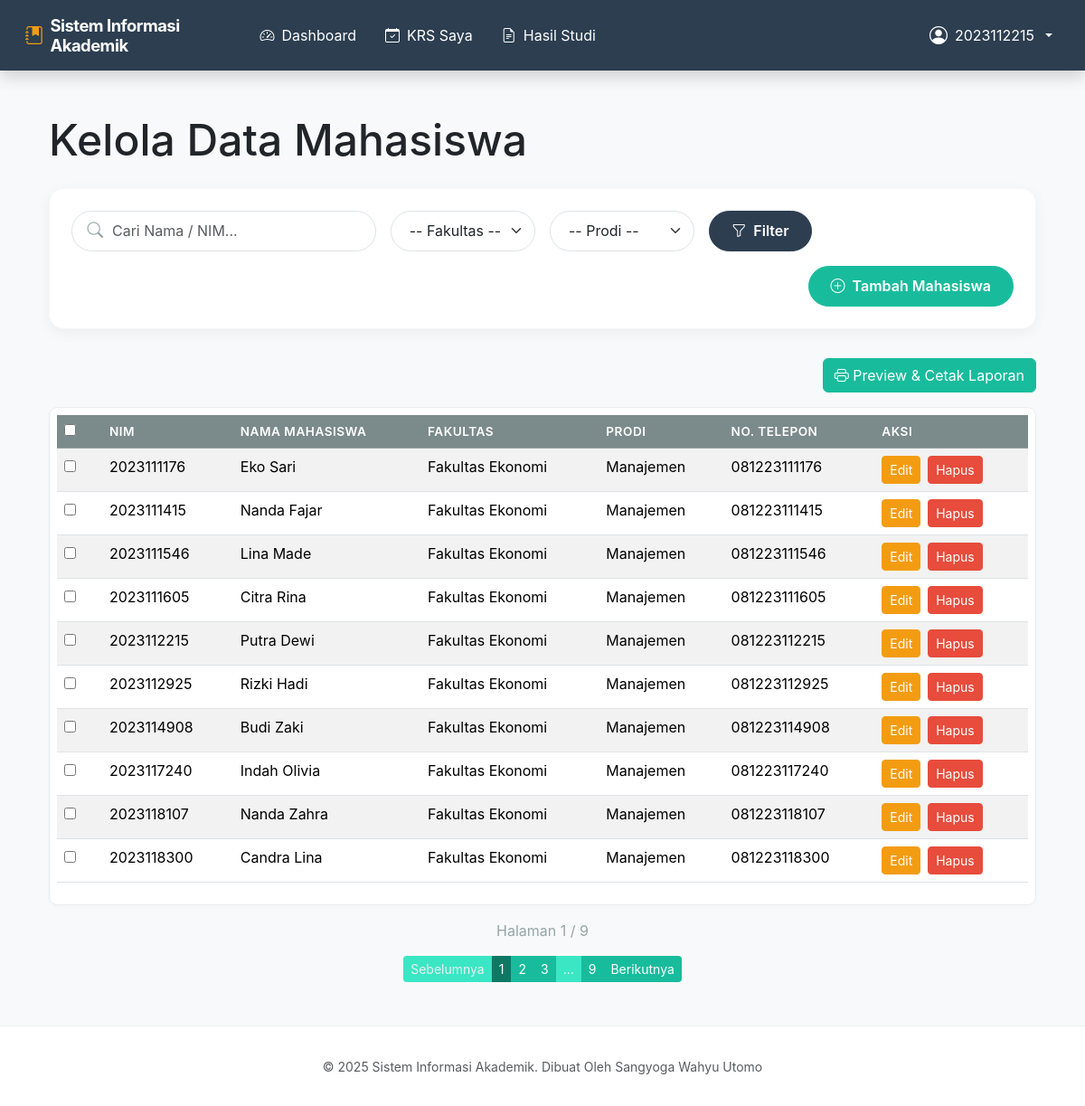
Page /mahasiswa (signed in) on the committed database.
### tables this page shows
CREATE TABLE tbMahasiswa (
            nim TEXT PRIMARY KEY, 
            nama TEXT NOT NULL, 
            alamat TEXT,
            prodi TEXT,
            fakultas TEXT
        , telepon TEXT);

### routes/mahasiswa.py (the view)
@mahasiswa_bp.route('/mahasiswa')
def daftar_mahasiswa():
    if not session.get('logged_in'):
        flash('Anda harus login untuk mengakses halaman ini.', 'warning')
        return redirect(url_for('auth.login'))
    conn = get_db()
    page = request.args.get('page', 1, type=int)
    q = request.args.get('q', '')
    fakultas = request.args.get('fakultas', '')
    prodi = request.args.get('prodi', '')
    offset = (page - 1) * PER_PAGE
    data = repo.daftar_mahasiswa(conn, search_term=q, fakultas=fakultas, prodi=prodi, limit=PER_PAGE, offset=offset)
    total_data = repo.hitung_jumlah_mahasiswa(conn, search_term=q, fakultas=fakultas, prodi=prodi)
    total_pages = ceil(total_data / PER_PAGE)
    daftar_prodi = repo.ambil_daftar_prodi(conn)
    daftar_fakultas = repo.ambil_daftar_fakultas(conn)
    if (q or fakultas or prodi) and not data and total_data == 0:
        flash(f"Tidak ada data Mahasiswa yang ditemukan.", 'info')
    return render_template('mahasiswa.html',
                           data=data,
                           page=page,
                           total_pages=total_pages,
                           q=q,
                           fakultas=fakultas,
                           prodi=prodi,
                           daftar_prodi=daftar_prodi,
                           daftar_fakultas=daftar_fakultas,
                           total_data=total_data,
                           PER_PAGE=PER_PAGE)

### app.py (called while the page is built, shortened)
@app.context_processor
def inject_totals():
    return dict(nav_total_pending=0)

@app.teardown_appcontext
def close_connection(exception):
    repo.close_connection(exception)

### repository.py (called while the page is built)
def get_db():
    db = getattr(g, '_database', None)
    if db is None:
        db = g._database = sqlite3.connect(DATABASE_NAME)
        db.row_factory = sqlite3.Row
    return db

def close_connection(exception):
    db = getattr(g, '_database', None)
    if db is not None:
        db.close()

def daftar_mahasiswa(conn, search_term=None, fakultas=None, prodi=None, limit=None, offset=0):
    cursor = conn.cursor()
    query = "SELECT * FROM tbMahasiswa WHERE 1=1"
    params = []
    if search_term:
        query += " AND (nim LIKE ? OR nama LIKE ?)"
        params.extend([f'%{search_term}%', f'%{search_term}%'])
    if fakultas:
        query += " AND fakultas = ?"
        params.append(fakultas)
    if prodi:
        query += " AND prodi = ?"
        params.append(prodi)
    query += " ORDER BY nim"
    if limit is not None:
        query += " LIMIT ? OFFSET ?"
        params.extend([limit, offset])
    cursor.execute(query, params)
    return cursor.fetchall()

def hitung_jumlah_mahasiswa(conn, search_term=None, fakultas=None, prodi=None):
    cursor = conn.cursor()
    query = "SELECT COUNT(*) FROM tbMahasiswa WHERE 1=1"
    params = []
    if search_term:
        query += " AND (nim LIKE ? OR nama LIKE ?)"
        params.extend([f'%{search_term}%', f'%{search_term}%'])
    if fakultas:
        query += " AND fakultas = ?"
        params.append(fakultas)
    if prodi:
        query += " AND prodi = ?"
        params.append(prodi)
    cursor.execute(query, params)
    return cursor.fetchone()[0]

def ambil_daftar_prodi(conn):
    cursor = conn.cursor()
    cursor.execute('SELECT DISTINCT prodi FROM tbMatakuliah WHERE prodi != "Umum" ORDER BY prodi')
    return [row[0] for row in cursor.fetchall()]

def ambil_daftar_fakultas(conn):
    cursor = conn.cursor()
    cursor.execute('SELECT DISTINCT fakultas FROM tbMahasiswa WHERE fakultas IS NOT NULL ORDER BY fakultas')
    result = [row[0] for row in cursor.fetchall()]
    if not result:
        return ['Fakultas Teknik', 'Fakultas Ekonomi', 'Fakultas Sastra', 'Fakultas Hukum']
    return result

### routes/general.py (called while the page is built)
def get_db():
    return repo.get_db()

### templates/mahasiswa.html (shortened to what this page needs)
{% extends "base.html" %}
{% block content %}
<div class="container">
    <h1 class="mt-4 mb-4">Kelola Data Mahasiswa</h1>
    <form method="GET" action="{{ url_for('mahasiswa.daftar_mahasiswa') }}" class="filter-card">
        <div class="row g-3 align-items-center">
            <div class="col-md-4">
                <div class="search-input-group">
                    <input type="text" name="q" class="form-control" placeholder="Cari Nama / NIM..." value="{{ q }}"
                        oninput="toggleClear(this)">
                </div>
            </div>
            <div class="col-md-2">
                <select name="fakultas" class="form-select filter-select" onchange="this.form.submit()">
                    <option value="">-- Fakultas --</option>
                </select>
            </div>
            <div class="col-md-2">
                <select name="prodi" class="form-select filter-select" onchange="this.form.submit()">
                    <option value="">-- Prodi --</option>
                </select>
            </div>
            <div class="col-auto">
                <button type="submit" class="btn btn-primary btn-filter-apply">
                    <i class="bi bi-funnel"></i> Filter
                </button>
            </div>
            <div class="col-md-auto ms-auto text-md-end">
                <a href="{{ url_for('admin.tambah_mahasiswa') }}" class="btn btn-success btn-filter-apply">
                    <i class="bi bi-plus-circle"></i> Tambah Mahasiswa
                </a>
            </div>
        </div>
    </form>
    <form id="reportForm" action="{{ url_for('admin.preview_report') }}" method="post" target="_blank">
        <div class="mb-3 d-flex justify-content-end">
            <button type="submit" class="btn btn-success">
                <i class="bi bi-printer"></i> Preview & Cetak Laporan
            </button>
        </div>
    </form>
    <div class="table-responsive">
        <table class="table table-striped table-hover">
            <thead class="table-dark">
                <tr>
                    <th scope="col" style="width: 50px;"><input type="checkbox" id="selectAll"></th>
                    <th scope="col">NIM</th>
                    <th scope="col">Nama Mahasiswa</th>
                    <th scope="col">Fakultas</th>
                    <th scope="col">Prodi</th>
                    <th scope="col">No. Telepon</th>
                    <th scope="col">Aksi</th>
                </tr>
            </thead>
            <tbody>
                {% for mhs in data %}
                <tr>
                    <td><input type="checkbox" value="{{ mhs['nim'] }}" class="select-item"></td>
                    <td>{{ mhs['nim'] }}</td>
                    <td>{{ mhs['nama'] }}</td>
                    <td>{{ mhs['fakultas'] or '-' }}</td>
                    <td>{{ mhs['prodi'] }}</td>
                    <td>{{ mhs['telepon'] or '-' }}</td>
                    <td>
                        <div class="d-flex gap-2">
                            <a href="{{ url_for('admin.edit_mahasiswa', nim=mhs['nim']) }}"
                                class="btn btn-sm btn-warning">Edit</a>
                            <form action="{{ url_for('admin.hapus_mahasiswa', nim=mhs['nim']) }}" method="post"
                                onsubmit="return confirm('Yakin hapus data ini?')">
                                <button type="submit" class="btn btn-sm btn-danger">Hapus</button>
                            </form>
                        </div>
                    </td>
                </tr>
                {% else %}
                <tr>
                    <td colspan="7" class="text-center">Tidak ada data mahasiswa.</td>
                </tr>
                {% endfor %}
            </tbody>
        </table>
    </div>
    {% if total_pages > 1 %}
    <p class="text-center mt-3 text-secondary">
        Halaman {{ page }} / {{ total_pages }}
    </p>
    <nav aria-label="Page navigation" class="mb-4">
        <ul class="pagination justify-content-center pagination-sm">
            <li class="page-item {% if page == 1 %}disabled{% endif %}">
                <a class="page-link"
                    href="{{ url_for('mahasiswa.daftar_mahasiswa', page=page-1, q=q, fakultas=fakultas, prodi=prodi) }}">Sebelumnya</a>
            </li>
            {% set start = [1, page - 2]|max %}
            {% set end = [total_pages, page + 2]|min %}
            {% for p in range(start, end + 1) %}
            <li class="page-item {% if p == page %}active{% endif %}">
                <a class="page-link"
                    href="{{ url_for('mahasiswa.daftar_mahasiswa', page=p, q=q, fakultas=fakultas, prodi=prodi) }}">{{ p
                    }}</a>
            </li>
            {% endfor %}
            {% if end < total_pages %} {% if end < total_pages - 1 %} <li class="page-item disabled"><span
                    class="page-link">...</span></li>
                {% endif %}
                <li class="page-item"><a class="page-link"
                        href="{{ url_for('mahasiswa.daftar_mahasiswa', page=total_pages, q=q, fakultas=fakultas, prodi=prodi) }}">{{
                        total_pages }}</a></li>
                {% endif %}
                <li class="page-item {% if page == total_pages %}disabled{% endif %}">
                    <a class="page-link"
                        href="{{ url_for('mahasiswa.daftar_mahasiswa', page=page+1, q=q, fakultas=fakultas, prodi=prodi) }}">Berikutnya</a>
                </li>
        </ul>
    </nav>
    {% endif %}
</div>
{% endblock %}

### static/css/style.css (style rules this page uses)
:root { --bs-primary: #2c3e50; --bs-success: #18bc9c; --bs-info: #3498db; --bs-danger: #e74c3c; }
body { background-color: #f8f9fa; display: flex; flex-direction: column; min-height: 100vh; font-family: 'Inter', -apple-system, BlinkMacSystemFont, "Segoe UI", Roboto, Helvetica, Arial, sans-serif; }
.table-responsive { background-color: white; border-radius: 0.6rem; padding: 0.5rem; border: 1px solid #e9ecef; box-shadow: 0 2px 5px rgba(0, 0, 0, 0.02); }
.table thead th { font-size: 0.85rem; text-transform: uppercase; letter-spacing: 0.5px; font-weight: 600; border-top: none; }
.btn-warning { color: white !important; }
.filter-card { background: white; padding: 1.5rem; border-radius: 1rem; box-shadow: 0 4px 15px rgba(0, 0, 0, 0.05); margin-bottom: 2rem; border: 1px solid rgba(236, 240, 241, 0.5); transition: transform 0.3s ease; }
.search-input-group { position: relative; }
.search-input-group .form-control { border-radius: 50px; padding-left: 2.75rem; padding-right: 2.75rem; border: 1px solid #dee2e6; transition: all 0.3s ease; height: 45px; }
.filter-select { border-radius: 50px !important; padding-left: 1.25rem; border: 1px solid #dee2e6; height: 45px; cursor: pointer; }
.btn-filter-apply { border-radius: 50px !important; padding-left: 1.5rem; padding-right: 1.5rem; height: 45px; font-weight: 600; display: flex; align-items: center; justify-content: center; gap: 0.5rem; }

### rows in the picture
tbMahasiswa: nim "2023111176", nama "Eko Sari", fakultas "Fakultas Ekonomi", prodi "Manajemen", telepon "081223111176"
tbMahasiswa: nim "2023111415", nama "Nanda Fajar", fakultas "Fakultas Ekonomi", prodi "Manajemen", telepon "081223111415"
tbMahasiswa: nim "2023111546", nama "Lina Made", fakultas "Fakultas Ekonomi", prodi "Manajemen", telepon "081223111546"
tbMahasiswa: nim "2023111605", nama "Citra Rina", fakultas "Fakultas Ekonomi", prodi "Manajemen", telepon "081223111605"
tbMahasiswa: nim "2023112215", nama "Putra Dewi", fakultas "Fakultas Ekonomi", prodi "Manajemen", telepon "081223112215"
tbMahasiswa: nim "2023112925", nama "Rizki Hadi", fakultas "Fakultas Ekonomi", prodi "Manajemen", telepon "081223112925"
tbMahasiswa: nim "2023114908", nama "Budi Zaki", fakultas "Fakultas Ekonomi", prodi "Manajemen", telepon "081223114908"
tbMahasiswa: nim "2023117240", nama "Indah Olivia", fakultas "Fakultas Ekonomi", prodi "Manajemen", telepon "081223117240"
tbMahasiswa: nim "2023118107", nama "Nanda Zahra", fakultas "Fakultas Ekonomi", prodi "Manajemen", telepon "081223118107"
tbMahasiswa: nim "2023118300", nama "Candra Lina", fakultas "Fakultas Ekonomi", prodi "Manajemen", telepon "081223118300"

### other values in the picture
{{ session.get('username') }} "2023112215"
{{ page }} "1"
{{ total_pages }} "9"
{{ p }} "1" "2" "3"
